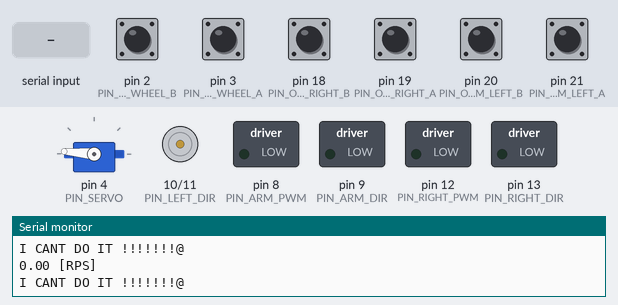
A sketch run on a simulated Arduino Mega 2560, built with avr-gcc and run on an emulated ATmega2560. Shown: servo, direction and speed pins drawn as motors (green arrow = direction pin HIGH = forward, orange = LOW = backward, longer = more drive), switched loads named in the sketch (green lamp = pin HIGH), the last lines printed to the serial monitor. The inputs (shaded band) are chosen by the test bench; at power-on: pin 2 (PIN_ODOM_WHEEL_B), pin 3 (PIN_ODOM_WHEEL_A), pin 18 (PIN_ODOM_RIGHT_B), pin 19 (PIN_ODOM_RIGHT_A), pin 20 (PIN_ODOM_LEFT_B), pin 21 (PIN_ODOM_LEFT_A) HIGH.

Above: at 1.2 s.
1.3 s: "90,45,200\n" received over the second serial link
At 2.2 s:
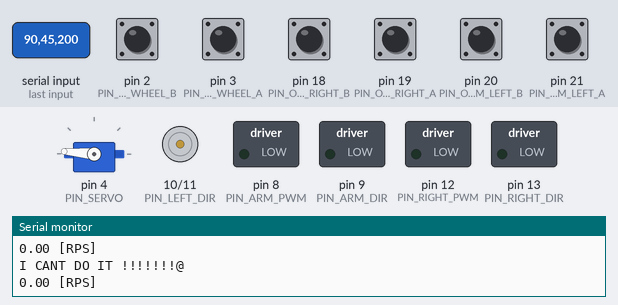
2.9 s: "90,45,200,10\n" received over the second serial link
At 3.04 s:
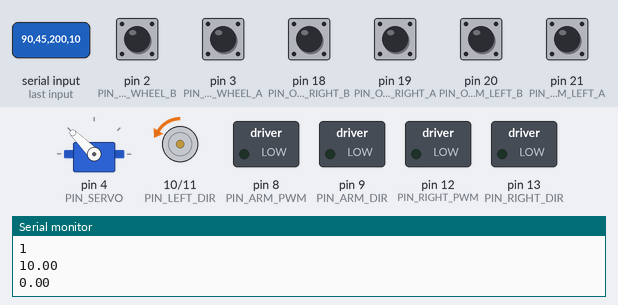
4.6 s: "30,150,10,200\n" received over the second serial link
At 5.2 s:
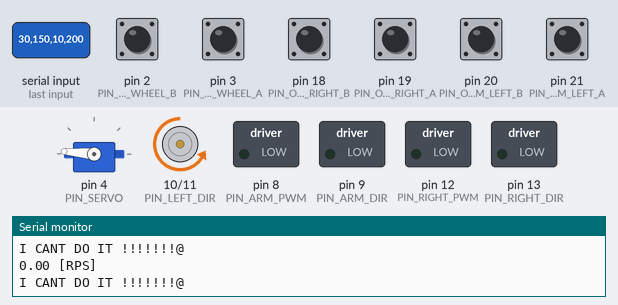
6.3 s: "90,45,200,10\n" received over the second serial link
At 7.7 s:
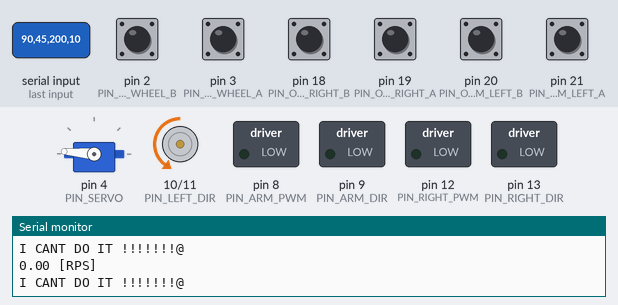
Timing chart, 0 to 9.0 s (numbered marks = the images above; inputs shaded):
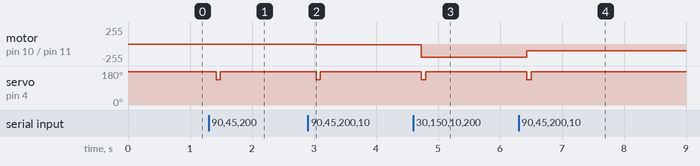

The sketch:

cornhole_base.ino
```cpp
/*   NOTES:
 *      Gear ratio for throwing arm: motor:17  arm:16
 *
 *   Run the ROS Serial Node:
 *      rosrun rosserial_arduino serial_node.py _port:=/dev/ttyACM0
 */

// Libraries -----------------------------
#include <avr/wdt.h>                    // Watch dog timer library
//#include <ArduinoHardware.h>
//#include <ros.h>
//#include <ros/time.h>
//#include <geometry_msgs/Point.h>
//#include <std_msgs/String.h>
#include "motor.h"
#include "rc.h"
#include "deffs.h"
#include <Servo.h>
//#include "pid.h"


enum STATE {  // Sate machine for operating the robot
  drive,      // Automomous Driving
  aim,        // Autonomous Aiming
  shoot,      // Autonomous Throwing
  teleop,     // Human tele-operation
  e_stop      // Saft State where everything stops moving
};

char hello[50];

/*/ ROS Stuff ------------------------------------------------------------
ros::NodeHandle      nh;
geometry_msgs::Point target;
std_msgs::String     str_msg;
// CallBack Functions
void targetCallBack(const geometry_msgs::Point& msg) {target = msg;}

ros::Subscriber <geometry_msgs::Point> sub("/target", targetCallBack);
ros::Publisher chatter("arduino_debug", &str_msg);
// -----------------------------------------------------------------------
*/
STATE state;

// Set up motors --------------------------
motor throwingMotor(PIN_ARM_PWM,     PIN_ARM_DIR);
motor leftDriveMotor(PIN_LEFT_PWM,  PIN_LEFT_DIR);
motor rightDriveMotor(PIN_RIGHT_PWM, PIN_RIGHT_DIR);

Servo triger;


//=================================================================================================================
void setup(){

  Serial.begin(9600);
  beginRC();

  triger.attach(PIN_SERVO);
  triger.write(175);

  state = e_stop;

  // Set Up Encoders ---------------------------------------------------------------
  throwingMotor.encoder( PIN_ODOM_WHEEL_A, PIN_ODOM_WHEEL_B, ARM_ENCODER_INC  );
  attachInterrupt(digitalPinToInterrupt(PIN_ODOM_WHEEL_A),  TM_int, CHANGE);
  attachInterrupt(digitalPinToInterrupt(PIN_ODOM_WHEEL_B),  TM_int, CHANGE);
  throwingMotor.dir = -1;

  leftDriveMotor.encoder( PIN_ODOM_LEFT_A, PIN_ODOM_LEFT_B, WHEEL_ENCODER_INC  );
  attachInterrupt(digitalPinToInterrupt(PIN_ODOM_LEFT_A),  LM_int, CHANGE);
  attachInterrupt(digitalPinToInterrupt(PIN_ODOM_LEFT_B),  LM_int, CHANGE);

  rightDriveMotor.encoder( PIN_ODOM_RIGHT_A, PIN_ODOM_RIGHT_B, WHEEL_ENCODER_INC  );
  attachInterrupt(digitalPinToInterrupt(PIN_ODOM_RIGHT_A),  RM_int, CHANGE);
  attachInterrupt(digitalPinToInterrupt(PIN_ODOM_RIGHT_B),  RM_int, CHANGE);
  rightDriveMotor.dir = -1;

  // Se Up PID controls -----------------------------------------------------------
  throwingMotor.setPID( 0.2, 0.01, 0.01);
  leftDriveMotor.setPID(  1, 0.001, 0.02);
  rightDriveMotor.setPID( 1, 0.001, 0.02);

  // Set up motor constriants -----------------------------------------------------
  leftDriveMotor.maxAlpha  = 4.0;   // Max angular acceleration
  rightDriveMotor.maxAlpha = 4.0;
  throwingMotor.maxAlpha   = 2.0;

  leftDriveMotor.maxVel  = 251.0 * RPM_RADS;  // Mav Angular Velocity
  rightDriveMotor.maxVel = 251.0 * RPM_RADS;
  throwingMotor.maxVel   = 340.0 * RPM_RADS;

  /*/ Set up ROS Node --------------------------------------------------------------
  target.x = 0.0;
  target.y = 0.0;
  target.z = 0.0;

  nh.initNode();
  nh.subscribe(sub);
  nh.advertise(chatter);
*/
  // Set up Watch dog timer -------------------------------------------------------
  cli();        // disable all interrupts
  wdt_reset();  // reset the WDT timer

  WDTCSR |= B00011000;  // Enter Watchdog Configuration mode:
  WDTCSR = B01101001; // Set timer to restart the Arduino after  ~8 second

  sei(); // Enable all interrupts


//=============================== End Setup ======================================================================================
 }

// ISR functions ---------------------------------------
void TM_int(){throwingMotor.updateOdom();}
void LM_int(){leftDriveMotor.updateOdom();}
void RM_int(){rightDriveMotor.updateOdom();}


// Main ---------------------------------------------------
 void loop() {
rc.io = false;
  //Serial.flush();
  wdt_reset();     // Reset Watch dog timer

  updateRC();
  if(rc.io) state = teleop;

  switch(state){

    case teleop:
    Serial.println("\nTele - Op");
        if(rc.io && rc.FailRc>0){
          Serial.println("motor val 1: ");
          Serial.println(rc.motor1);
          Serial.println("  2:  ");
          Serial.println(rc.motor2);
          Serial.println("\n");

          if(rc.motor3<10) rc.motor3 = 0;

          throwingMotor.tele(-rc.motor3);
          leftDriveMotor.tele(rc.motor1);
          rightDriveMotor.tele(rc.motor2);

          if(rc.trig){
            triger.write(135);
            //delay(100);  //wait for servo to get in pos
            //delay(100); //release one before slowdown
            //if(rc.motor3!=0)throwingMotor.tele(-(rc.motor3-20));  //shutdown
            //delay(200);
            Serial.flush();
          }
          else triger.write(175);
        }
        else state = e_stop;

        break;

    /*case e_stop:
    Serial.println("\nE-Stop");
        throwingMotor.angular_speed(0 );
        leftDriveMotor.angular_speed(0 );
        rightDriveMotor.angular_speed(0);
 //       state = aim;
        break;

    case aim:
    Serial.println("\nAim");
        triger.write(175);
//        throwingMotor.to_theta(0);
        leftDriveMotor.to_theta(20* PI/180);
        rightDriveMotor.to_theta(-20* PI/180);
        break;

    case shoot:
    Serial.println("\nShoot");
        throwingMotor.angular_speed(0 );
        leftDriveMotor.angular_speed(0 );
        rightDriveMotor.angular_speed(0);
        triger.write(135);
        break;

    case drive:
    Serial.println("\nDrive");
        break;
        */

    default:
      triger.write(175);
      Serial.println("\n\n\nI CANT DO IT !!!!!!!@\n\n\n");
      state = e_stop;
    }

  /*float xx = target.x;
  float yy = target.y;
  float zz = target.z;

  char buff1[10];
  dtostrf(xx, 2,2, buff1);

  char buff2[10];
  dtostrf(yy, 2,2, buff2);

  char buff3[10];
  dtostrf(zz, 2,2, buff3);

  //sprintf(hello,"Target: %s, %s, %s", buff1, buff2, buff3);
  //str_msg.data = hello; // buff1;
  //chatter.publish( &str_msg );

  //nh.spinOnce();
*/
  throwingMotor.UpDateVelocities();
  }
```

deffs.h
```cpp
// Constants -----------------------------
#define WHEEL_ENCODER_INC  0.00225      // Drive wheel encoder step   [rad]
#define ARM_ENCODER_INC    0.0123       // Arm encoder step           [rad]   0.00744
#define DRIVE_WHEEL_RADIUS 0.076        // Radius of the drive wheel  [m]
#define ARM_RADIUS         0.254
#define MAX_ALPHA          0.25         // Max Motor acceleration     [rad/s^2]
#define MAX_DRIVE_OMEGA    1.9          // Max Drving motor velocity  [rad/s]
#define MAX_ARM_OMEGA     35.6047167    // Max Thowing motor velocity [rad/s]
#define ARM_GEAR_RATIO     0.941176     // 16/17 Gear Ratio
#define RPM_RADS           0.10472
// I/O Pins-------------------------------

#define PIN_SERVO 4

#define PIN_ARM_DIR  9
#define PIN_ARM_PWM  8

#define PIN_LEFT_DIR  10
#define PIN_LEFT_PWM  11

#define PIN_RIGHT_DIR 13
#define PIN_RIGHT_PWM 12

#define PIN_ODOM_WHEEL_A 3
#define PIN_ODOM_WHEEL_B 2

#define PIN_ODOM_LEFT_A  21
#define PIN_ODOM_LEFT_B  20

#define PIN_ODOM_RIGHT_A 19
#define PIN_ODOM_RIGHT_B 18
```

motor.cpp
```cpp
#include "motor.h"
#include "Arduino.h"
//#include "pid.h"
//#include <Encoder.h>

// Instanciate the motor class -------------------------------------
motor::motor(int pwmPin, int dirPin){
    _pwmPin = pwmPin;                 // Assign PWM pin
    pinMode(pwmPin, OUTPUT);

    if( dirPin >= 0 ){                // Set Communication protocal
          _dirPin = dirPin;
          pinMode(dirPin, OUTPUT);

          _coms = singleMag;
        }
    else _coms = locked_antiphase;
}

//New Function for tele
void motor::tele(int val){
    //int signal = constrain(val, 0,255);  // Make sure the signal is constrained to viable numbers

    int dir = LOW;
    if( val < 0 ) dir = HIGH;
    val = abs(val);

    digitalWrite(_dirPin,dir);
    analogWrite(_pwmPin,val);
}


void motor::setPID(float Kp, float Ki, float Kd){
  _Kp = Kp;
  _Ki = Ki;
  _Kd = Kd;
  }


// Enable use of encoder ----------------------------------------------
void motor::encoder(int chA, int chB, float encodInc){
  _useEncoder = true;
  _encodInc = encodInc;
  _chA = chA;
  _chB = chB;

  pinMode(chA,  INPUT_PULLUP);
  pinMode(chB,  INPUT_PULLUP);
//  attachInterrupt(digitalPinToInterrupt(chA), callBackGlue, CHANGE);
//  attachInterrupt(digitalPinToInterrupt(chB), callBackGlue, CHANGE);
}


void motor::angular_speed(float target_omega){
  _current_omega = velRamp( _current_omega, target_omega );
  setMotor( _current_omega );
}


bool motor::to_theta(float theta){

  if(!_odomLock){ _odomStart = odom;      // Lock in our freferance points
                  _odomTarget = theta;
                  _odomLock = true;
                }

  float current = odom - _odomStart;      // Calculate relative angle
/*
  Serial.print("Ref Angle: ");
  Serial.println(_odomStart);
  Serial.print("Odom: ");
  Serial.println(odom);
  Serial.print("Current Angle: ");
  Serial.println(current);
*/

  if (abs(current - theta) <= 0.017 ){        //Check for Goal
      _odomLock = false;
      /*
     Serial.println("\n\n\n\n\n\n");
     Serial.println(millis()*0.001);
     Serial.println("\n\n\n\n\n\n");
      */
      return true;
      }

  else { setMotor( pid(theta, current ) ); // Send comand to motoer
          return false;
  }
}


// Read Encoders -----------------------------------------------------------------
void motor::updateOdom(){

  int QEM [16] = {0,-1,1,2,1,0,2,-1,-1,2,0,1,2,1,-1,0};

  int Old = _New;
  _New = digitalRead (_chA) * 2 + digitalRead (_chB); // Convert binary input to decimal value

  int Out = QEM [Old * 4 + _New];

  odom += dir * Out *  _encodInc;
/*
  Serial.println(_chA);
  Serial.println(_chB);
  Serial.println(digitalRead (_chA));
  Serial.println(digitalRead (_chB));
  Serial.println(Old);
  Serial.println(New);
*/
}


/* Privat Functions ================================================================
===================================================================================
================================================================================*/

// Set motor with feedback --------------------------------------------------------
void motor::setMotor(float target){

  if( _useEncoder ){ float actualSpeed = UpDateVelocities();
                     _diff += 0.5*(target - actualSpeed);
                     target = _diff;
                    }

  if( _coms == singleMag){

    float micro_s = (target) / maxVel  * 255.0;  // PWM control signal
    int signal = abs(micro_s)/1;   // Truncate PWM signal to an int
    signal = constrain(signal, 0,255);  // Make sure the signal is constrained to viable numbers

    int dir = HIGH;
    if( micro_s < 0 ) dir = LOW;

    digitalWrite(_dirPin,dir);
    analogWrite(_pwmPin,signal);
/*
    Serial.print("Speed: ");
    Serial.println(target);
    Serial.print("micro: ");
    Serial.print(micro_s);
    Serial.print("     Signal: ");
    Serial.println(signal);
//  Serial.print("  ");
*/
    }
}

// Update Velocity ---------------------------------------------------------------
float motor::UpDateVelocities(){

  float dt = (millis() - _UPV_lastTime) * 0.001;
  _UPV_lastTime = millis();

  omega = (odom - _lastOdom)/dt;

  _lastOdom  = odom;

  Serial.print(omega/(2*PI));
  Serial.println(" [RPS]");

  return omega;
}


// Velocity Ramper -------------------------------------------------------------------------------------------------
float motor::velRamp( float velocity, float target ) { // Velocity Ramp function --> Called in Drive()

  float dt = (millis() - _VR_lastTime) * 0.001;
  _VR_lastTime = millis();

  float sign = -1.0;

  float Step = maxAlpha * dt;       // Calculate step size
  float error = velocity - target;   // Calculate the difference between the target velocity and the current velocity

 // Debugging----------------------------------------
  Serial.print("\nVelocity: "), Serial.print(velocity);
  Serial.print("\tTarget: "),   Serial.println(target);
  Serial.print("dT: "),         Serial.print(dt,6);
  Serial.print("\tStep: "),     Serial.print(Step);
  Serial.print("\tError: "),    Serial.println(error);


  if (abs(Step) > abs(error)) return target;      // If the distance to he target velocity is less than the step size return the target velocity

  if (velocity < target) sign = 1.0;                // Calculate the direction of the velocity step

//  Serial.println(sign);
//  Serial.println(velocity + sign * Step);

  return velocity + sign * Step;

}

// PID -------------------------------------------------------------------------------
float motor::pid(float setPoint, float currentVal){

  float dt = (millis() - _pid_lastTime) * 0.001;
  _pid_lastTime = millis();

  float err = setPoint - currentVal ;

  if( isnan(err)) return 0.0;

  _integral   = _integral + err * dt;

  float derivative = (err - _error) / dt;

  _error = err;

  // Debugging----------------------------------------
  Serial.print("\nPID Set: ");
  Serial.println(setPoint);
  Serial.print("PID Current:  ");
  Serial.println( currentVal );
  Serial.print("PID err: ");
  Serial.println(err);
  Serial.print("PID int:  ");
  Serial.println( _integral );
  Serial.print("PID deriv:  ");
  Serial.println(derivative );
  Serial.print("PID out:  ");
  Serial.println(_Kp*err + _Ki *_integral + _Kd * derivative);
  Serial.println( );

  return _Kp*err + _Ki *_integral + _Kd * derivative;
}

// ISR Stuff --------------------------------------------------------------------

//motor * motor::object;
//void motor::callBackGlue(){object->updateOdom(); };
```

motor.h
```cpp
#ifndef motor_h
#define motor_h

//#include "pid.h"
//#include <Encoder.h>

enum motorComs {    // Types of communication with motor controller
  singleMag,        // Analog pwm with a direction inidator pin
  locked_antiphase  // Servo style PWM
};


class motor {

  public:
    // Vars-------------------------------------
    float maxAlpha = 1.0;
    float maxVel = 10.0;
    float omega = 0.0;
    float odom = 0.0;
    int dir = 1;

    // Functions -------------------------------
    motor(int pwmPin, int dirPin);                      // Construtor
    void tele(int val);
    void encoder(int chA, int chB,  float encodInc);    // Encoder Steup
    void setPID(float Kp, float Ki, float Kd);
    void updateOdom();                                  // ISR for encoder
    void angular_speed(float set );                     // Give the motor a speed input
    bool to_theta(float theta);

    float UpDateVelocities(); //moved


  private:
    // Motor Comunication --------------------------------------
    int _pwmPin;
    int _dirPin = -1;
    motorComs _coms;

    // Encoder -------------------------------------------------
    bool _useEncoder = false;
    int _chA;
    int _chB;
    int _New = 0;
    unsigned long _UPV_lastTime = 0;
    float _lastOdom = 0.0;
    float _encodInc;


//    static motor * object;
//    static void callBackGlue();


    // Velocity Ram ----------------------------------------------
    float velRamp( float velocity, float target );
    unsigned long _VR_lastTime = 0;


    // PID -------------------------------------------------------
    float _Kp = 0.5;
    float _Ki = 0.5;
    float _Kd = 0.5;
    float _error = 0.0;
    float _integral = 0.0;
    unsigned long _pid_lastTime = 0;

    float pid(float setPoint, float currentVal);

    // Drive the motor --------------------------------------------
    bool  _odomLock = false;
    float _odomStart;
    float _odomTarget;
    float _diff = 0.0;
    float _current_omega = 0.0;
    float _thataStart;

    void setMotor(float target);

};

#endif
```

pid.cpp
```cpp
#include "pid.h"
#include "Arduino.h"

// Constructor
pid::pid();

void pid::setpid(float Kp, float Ki, float Kd){
    _Kp = Kp;
    _Ki = Ki;
    _Kd = Kd;
}

float pid::updatePID(float setPoint, float currentVal){

  float err = setPoint - currentVal;
  float dT = (millis()  - _tLast)/ 0.001 ;
  _tLast = millis();

  Serial.print("\nIteration Time: ");
  Serial.println(dT);

  _integral   = _integral + err * dT;

  float derivative = (err - _error) / dT;

  _error = err;

  return _Kp*err + _Ki *_integral + _Kd * derivative;

}
```

pid.h
```cpp
#ifndef pid_h
#define pid_h

class pid {
  public:
    pid();
    void  setpid(float Kp, float Ki, float Kd);
    float updatePID(float setPoint, float currentVal);

  private:
    float _Kp = 0.5;
    float _Ki = 0.5;
    float _Kd = 0.5;
    float _error;
    float _integral;

    unsigned long _tLast;

};

#endif
```

Source omitted: rc.h (1802 bytes)

Measured:
- after the input at 1.3 s, servo on pin 4 (PIN_SERVO): 175° → 135° after 0.12 s, → 175° 0.07 s later
- after the input at 2.9 s, motor on pin 10 (PIN_LEFT_DIR) / pin 11 (PIN_LEFT_PWM): stopped → backward 10/255 after 0.13 s; servo on pin 4 (PIN_SERVO): 175° → 135° after 0.13 s, → 175° 0.07 s later
- after the input at 4.6 s, motor on pin 10 (PIN_LEFT_DIR) / pin 11 (PIN_LEFT_PWM): backward 10/255 → backward 200/255 after 0.13 s; servo on pin 4 (PIN_SERVO): 175° → 135° after 0.13 s, → 175° 0.07 s later
- after the input at 6.3 s, motor on pin 10 (PIN_LEFT_DIR) / pin 11 (PIN_LEFT_PWM): backward 200/255 → backward 100/255 after 0.13 s; servo on pin 4 (PIN_SERVO): 175° → 135° after 0.13 s, → 175° 0.07 s later
